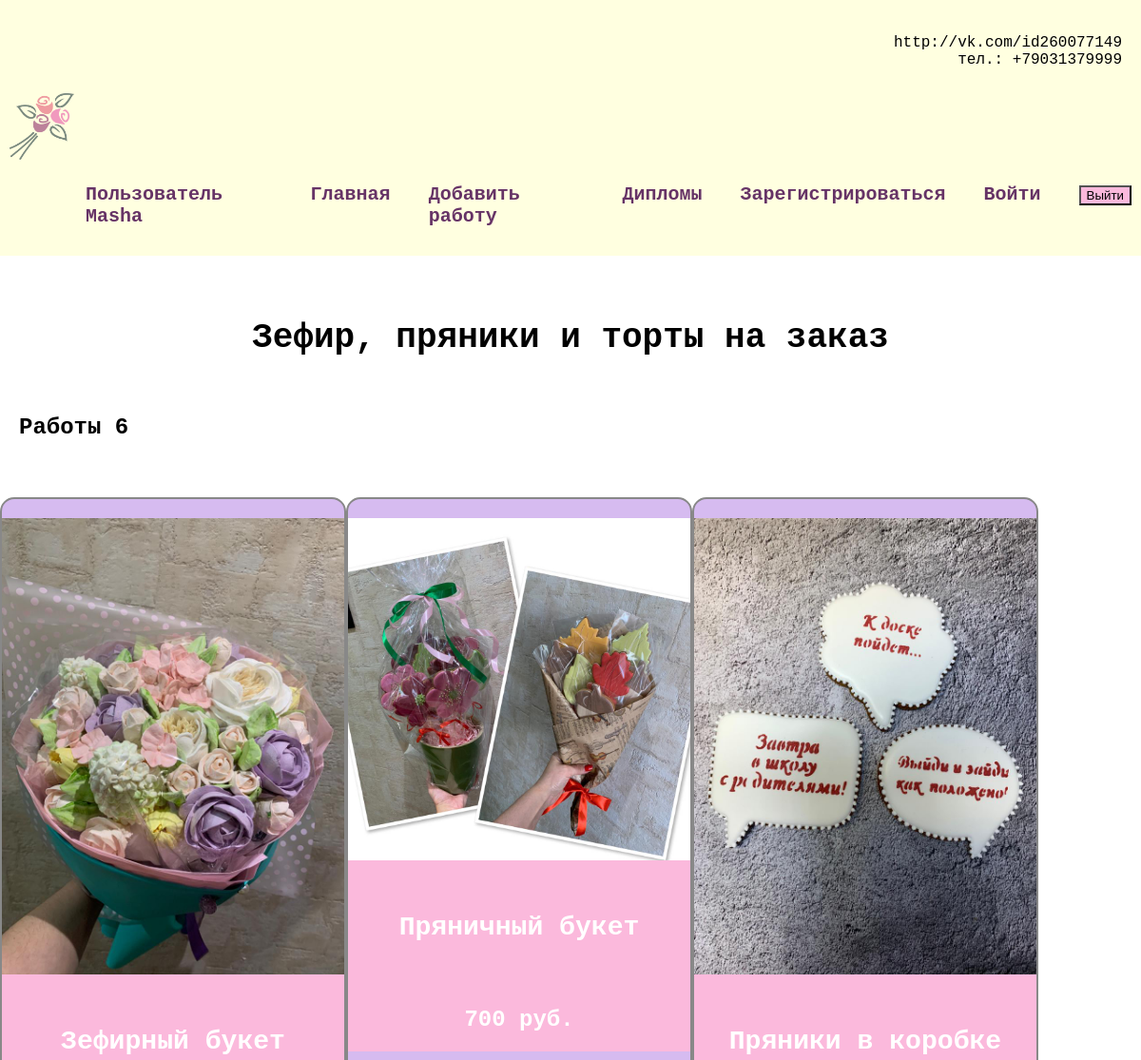
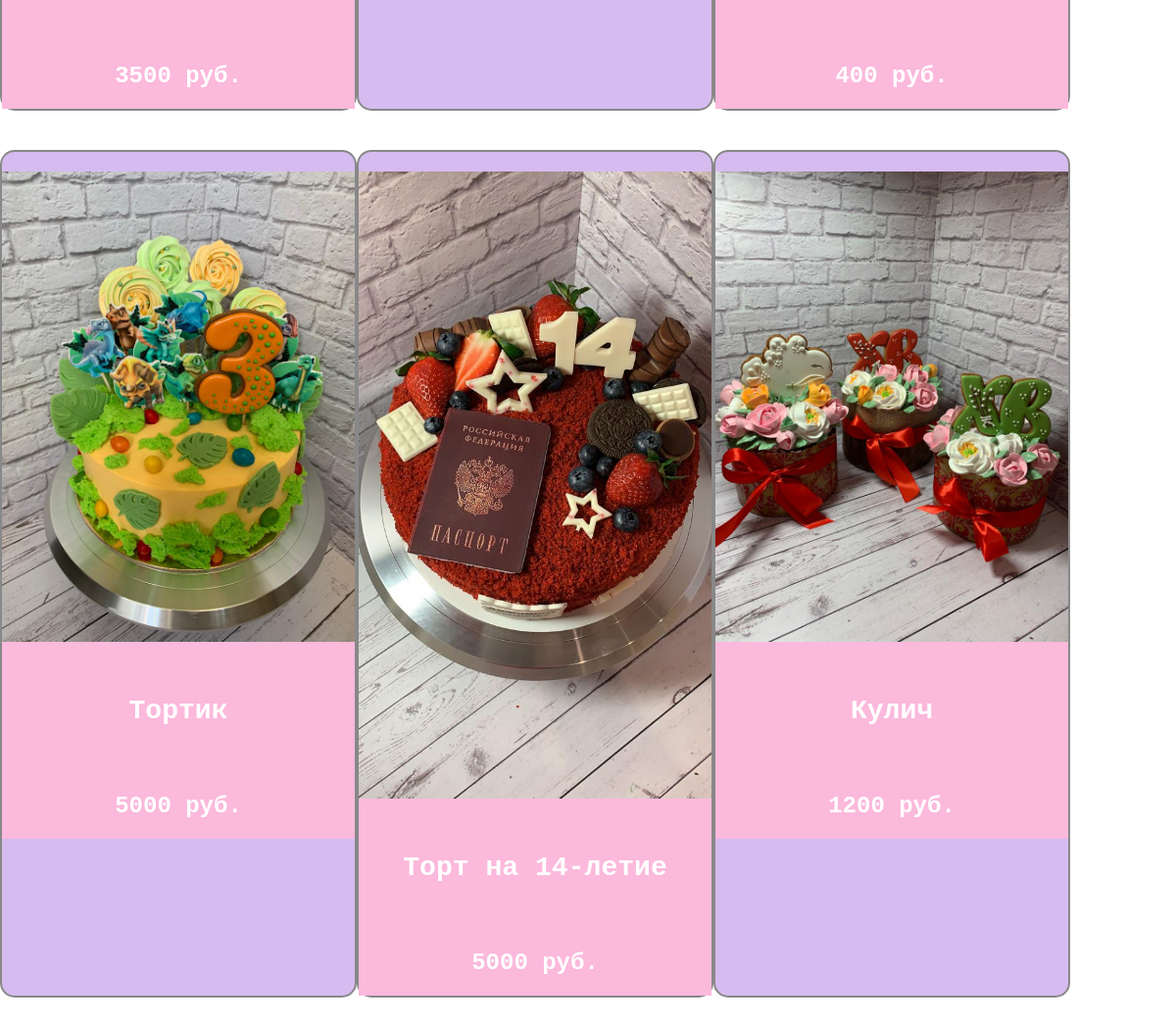
Screenshot of / (signed in) with the database file from the repository (2 pictures, top to bottom).
### sweets/models.py (models this page shows, shortened)
class Catalog(models.Model):
    title = models.CharField(max_length=100)
    picture = models.ImageField(upload_to='media/images/')
    description = models.TextField()
    price = models.IntegerField(null=False)
    date_completed = models.DateTimeField(null=True, blank=True)
    favourite = models.BooleanField(default=False)
    user = models.ForeignKey(User, on_delete=models.CASCADE)

### sweets/views.py (the view)
# urls.py: 2. Add a URL to urlpatterns:  path('', views.home, name='home')
def home(request):
    works = Catalog.objects.all()
    return render(request, 'userpage/home.html', {"works": works})

### sweets/templates/userpage/home.html
{% extends 'userpage/base.html' %}
{% load static %}
{% block content %}
<h1>Зефир, пряники и торты на заказ</h1>
<h2 class="count">Работы {{ works.count }}</h2>
<div class="block">
    {% for work in works %}
    <div class="element">
        <h2 class="top">
            <img src="{{ work.picture }}" alt="{{ work.title }}">
            <a href="{% url 'work' work.id %}"><h3>{{ work.title }}</h3></a>
            <a href="{% url 'work' work.id %}">{{ work.price }} руб.</a>
        </h2>
    </div>
    {% endfor %}
</div>
{% endblock %}

### sweets/templates/userpage/base.html (shortened to what this page needs)
<!DOCTYPE html>
{% load static %}
<html lang="en">
<head>
    <link rel="stylesheet" href="{% static 'css/style.css' %}">
</head>
<body>
{% if user.is_authenticated %}
<div class="menu">
    <div class="contacts">
    <p>
        http://vk.com/id260077149 <br>
        тел.: +79031379999</p>
</div>
    <div class="wrap">
        <div class="logo">
            <a href="{% url 'home' %}">
                <img src="{% static 'styles/logo.png' %}" height="70px" alt="logo">
            </a>
        </div>
        <ul>
            <li class="logo"><a href="">Пользователь {{ user.username }}</a></li>
            <li><a href="{% url 'home' %}">Главная</a></li>
            <li><a href="{% url 'add_work' %}">Добавить работу</a></li>
            <li><a href="{% static 'styles/diploma.jpg' %}" target="_blank">Дипломы</a></li>
            <li><a href="{% url 'signupuser' %}">Зарегистрироваться</a></li>
            <li><a href="{% url 'loginuser' %}">Войти</a></li>
            <li>
                <form action="{% url 'logoutuser' %}" method="post">
                    <button class="top">Выйти</button>
                </form>
            </li>
        </ul>
    </div>
</div>
{% endif %}
<div class="content">
    <div class="wrap">
        {% block content %}
        {% endblock %}
    </div>
</div>
</body>
</html>

### sweets/static/css/style.css (style rules this page uses)
body { font-family: 'Courier New', Courier, monospace, Verdana, Tahoma, sans-serif, sans-serif; padding: 0; margin: 0 auto; background-color: #FFF; }
.wrap { max-width: 1200px; background-color: rgb(251, 185, 220) padding: 20px; box-sizing: border-box; }
.contacts { max-width: 1200px; margin: 0 auto; padding: 10px; box-sizing: border-box; text-align: right; }
.block { display: flex; flex-wrap: wrap; margin-bottom: 60px; }
.element { background-color: #d6bbf0;; flex-basis: 360px; border: 2px solid #888888; margin: 20px 0; text-align: center; padding-top: 20px; justify-content: space-around; border-radius: 15px; }
.block img { max-width: 360px; }
.content h1 { text-align: center; margin: 60px 0 40px; font-size: 36px; }
.top { background: rgb(251, 185, 220); margin: 0; }
.top a { color: #FFF; text-decoration: none; padding: 20px; display: block; }
.blog_text, .count { padding: 20px; box-sizing: border-box; }
.menu { background: lightyellow; padding: 10px; border-bottom: 6px solid #FFF; }
.menu .wrap { display: flex; flex-wrap: wrap; justify-content: space-between; align-items: center; }
.menu ul { display: flex; list-style: none; font-size: 20px; }
.menu li { margin-left: 40px; }
.menu a { color: #663366; font-weight: bold; text-decoration: none; }

### rows the page displays
Catalog: picture (picture), title "Зефирный букет", price "3500"
Catalog: picture (picture), title "Пряничный букет", price "700"
Catalog: picture (picture), title "Пряники в коробке", price "400"
Catalog: picture (picture), title "Тортик", price "5000"
Catalog: picture (picture), title "Торт на 14-летие", price "5000"
Catalog: picture (picture), title "Кулич", price "1200"

### other values shown
{{ user.username }} "Masha"
{{ works.count }} "6"
